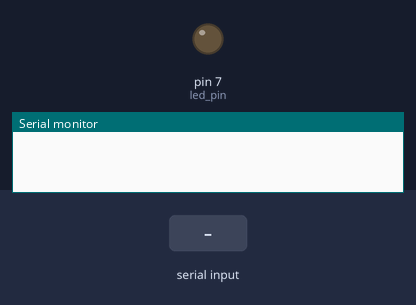
This sketch was run on a simulated Arduino Uno, built with avr-gcc and run on an emulated ATmega328P. On the bench: output pins drawn as LEDs (lit = HIGH), the last lines printed to the serial monitor. Inputs (shaded band) come from the test bench.

Above: at 1.2 s.
1.3 s: "a" received over Serial
At 1.6 s:
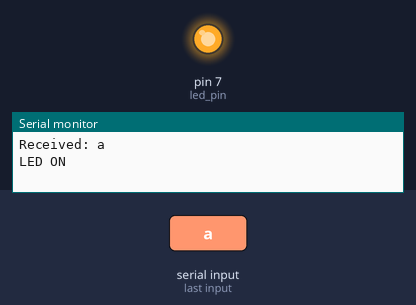
2.8 s: "b" received over Serial
At 3.9 s:
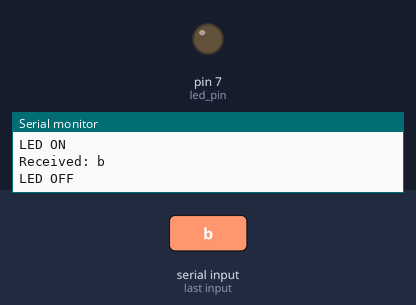
Timing chart, 0 to 5.8 s (numbered marks = the images above; inputs shaded):
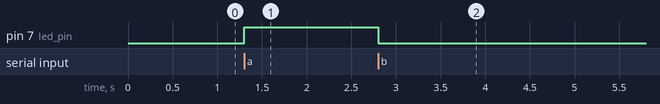

The sketch:

serial_input_led_toggle_ab.ino
```cpp
char x;
int led_pin = 7;

void setup() {
  Serial.begin(9600);
  pinMode(led_pin, OUTPUT);
}

void loop() {
  if (Serial.available() > 0) {
    x = Serial.read();
    Serial.print("Received: ");
    Serial.println(x);

    if (x == 'a') {
      digitalWrite(led_pin, HIGH);
      Serial.println("LED ON");
    }
    else if (x == 'b') {
      digitalWrite(led_pin, LOW);
      Serial.println("LED OFF");
    }
  }
}
```

Measured:
- after the input at 1.3 s, pin 7 (led_pin): LOW → HIGH at once
- after the input at 2.8 s, pin 7 (led_pin): HIGH → LOW at once
